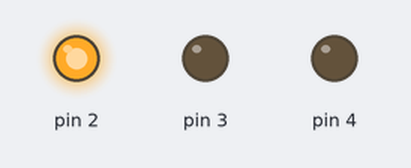
The sketch below on a simulated Arduino Uno, built with avr-gcc and run on an emulated ATmega328P. Shown: output pins drawn as LEDs (lit = HIGH).

Above: at 0.5 s.
At 1.5 s:
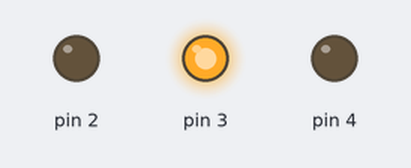
At 5.5 s:
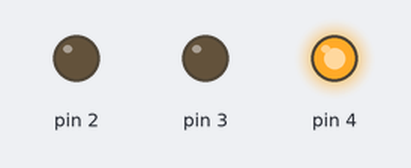
Timing chart, 0 to 6.9 s (numbered marks = the images above):
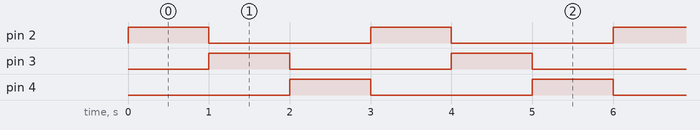

Measured:
- by itself, pin 2–4: alternates HIGH for 1.0 s and LOW for 2.0 s
- by itself, everything shown: repeats every 3.0 s, in 4 steps

The sketch:

Blink_3_LEDs_For_Loops.ino
```cpp
void setup()
{
    for (int PINS = 2; PINS <= 4; PINS++)
    {
        pinMode(PINS, OUTPUT);
    }
}

void loop()
{
    for (int PINS = 2; PINS <= 4; PINS++)
    {
        digitalWrite(PINS, HIGH);
        delay(1000);
        digitalWrite(PINS, LOW);
    }
}
```
